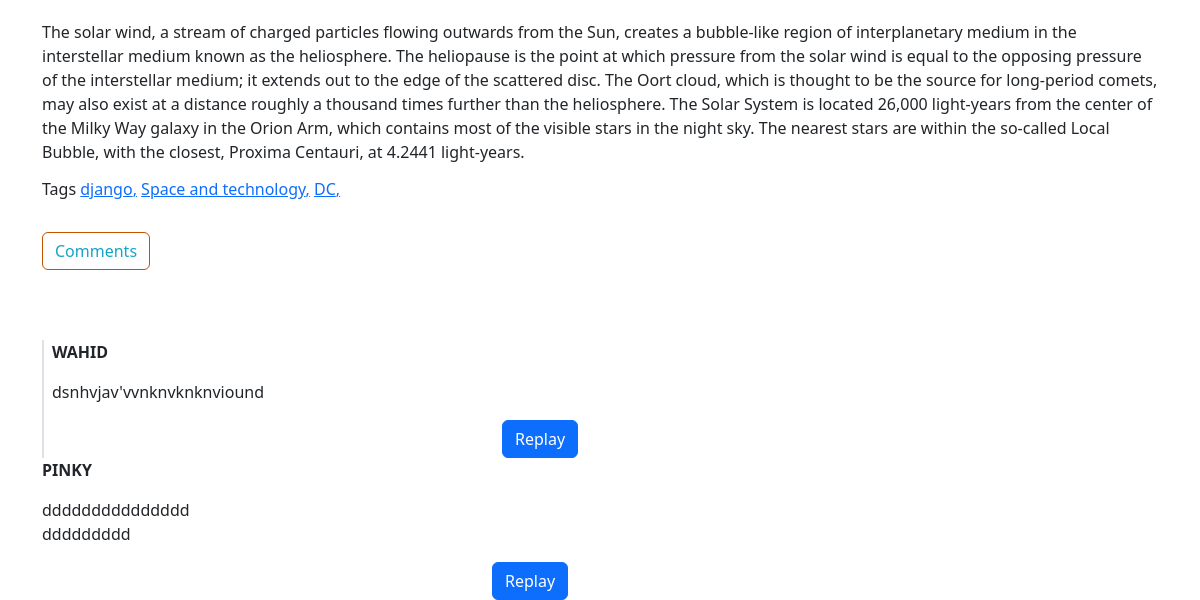
/post/solar-system/detail/ (lower part), run on an earlier commit of the app's database.
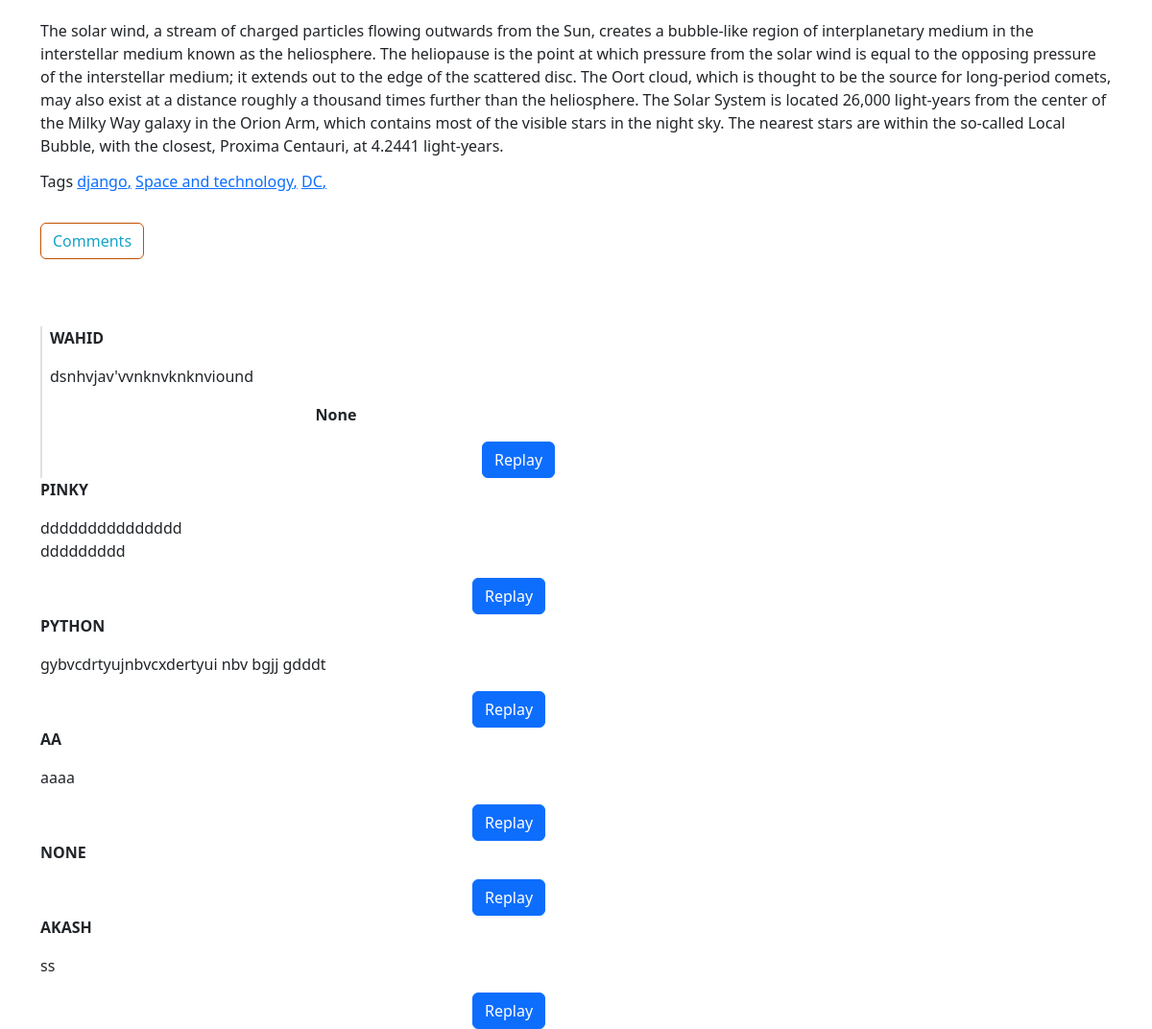
And on a later commit of the database.
### blog/models.py (models this page shows, shortened)
class Tags(models.Model):
    name =models.CharField(max_length=250)
    slug = AutoSlugField(populate_from='name',unique=True)

class Comment(models.Model):
    post = models.ForeignKey(Post, related_name='comments', on_delete=models.CASCADE)
    name = models.CharField(max_length=200,null=True, blank=True)
    email = models.EmailField(max_length=200, blank=True)
    body = models.TextField(null=True,blank=True)
    active = models.BooleanField(default=True)
    parent = models.ForeignKey('self', null=True, blank=True, on_delete= models.CASCADE ,related_name='replies')
    class meta:
        ordering = ('created')

### blog/views.py (the view, shortened to what this page needs)
# urls.py: path('post/<str:slug>/detail/', views.post_detail, name='post_detail'),
def post_detail(request, slug):
	post = get_object_or_404(Post, slug=slug)
	comments = post.comments.filter(parent__isnull=True)
	comment_form= CommentForm()
	return render(request, 'blog/post_detail.html', {'post': post, 'comments': comments,'comment_form': comment_form})

### blog/forms.py
class CommentForm(forms.ModelForm):
    class Meta:
        model = Comment
        fields = ('name', 'email', 'body')

### blog/models.py (called while the page is built)
    def __str__(self):
        return self.name

### blog/templates/blog/post_detail.html (shortened to what this page needs)
{% extends 'blog/base.html' %}
{% block content %}
<article class="post">
    <p>{{ post.text|linebreaksbr }}</p>
    <h6>Tags
        {% for tag in post.tag.all %}<a href="{% url 'tags_list' slug=post.slug %}">{{ tag.name }},</a>
        {% endfor %}</h6>
        <br>
        <a class="btn btn-secondary" id="btn12">Comments</a>
</article>
<div class="border-0 border-start border-2 ps-2" id="{{comment.id}}">
    {% for comment in comments %}
    <div class="comment">
        <p class="info" ><b>{{ comment.name|upper }}</b></p>
        {{ comment.body|linebreaks }}
        {% for replay in comment.replies.all %}
        <p class="info" style="margin-left:25%"><strong>{{ replay.name|capfirst }}</strong>  {{ replay.body }}</p>
        {% endfor %}
        <input class="btn btn-primary replyb{{ forloop.counter }}" type="submit" value="Replay" id="btn11" style="margin-left:450px ;">
    </div>
</div>
{% endfor %}
{% endblock %}

What changed in the data, as far as the page shows it:
added Comment: name "None", shown under "WAHID"
added Comment: name "PYTHON", body "gybvcdrtyujnbvcxdertyui nbv bgjj gdddt"
added Comment: name "AA", body "aaaa"
added Comment: name "NONE"
added Comment: name "AKASH", body "ss"
